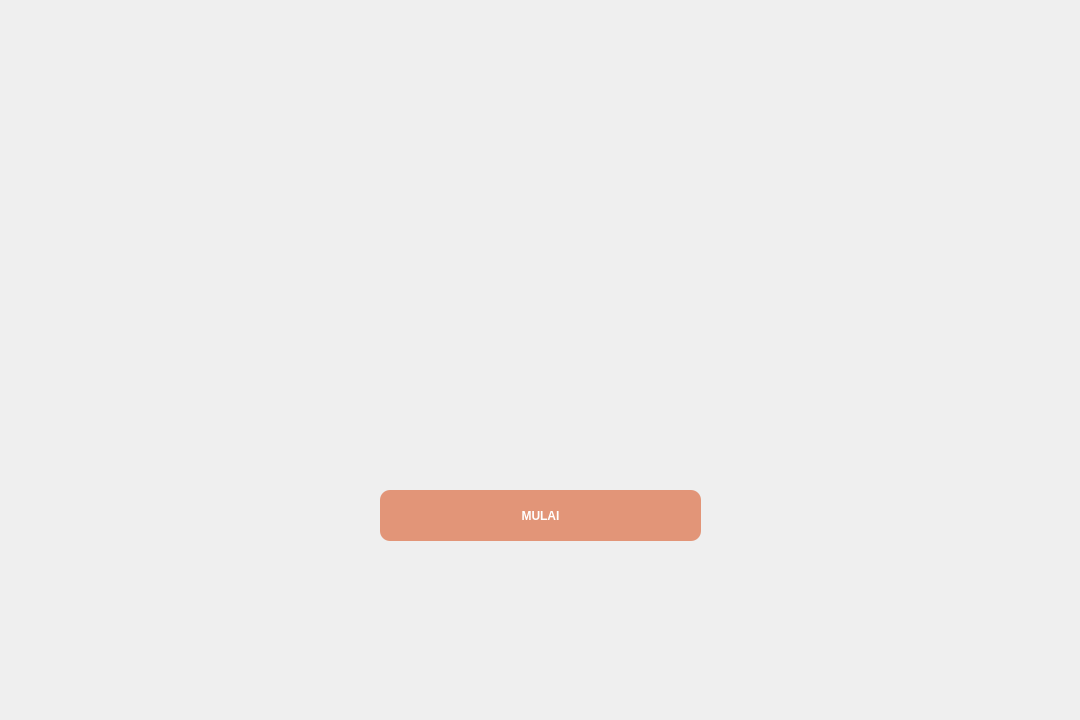
<?xml version="1.0" encoding="UTF-8"?>
<ui version="4.0">
 <class>Dialog</class>
 <widget class="QDialog" name="Dialog">
  <property name="geometry">
   <rect>
    <x>0</x>
    <y>0</y>
    <width>1080</width>
    <height>720</height>
   </rect>
  </property>
  <property name="windowTitle">
   <string>Dialog</string>
  </property>
  <property name="styleSheet">
   <string notr="true"/>
  </property>
  <widget class="QPushButton" name="pushButton">
   <property name="geometry">
    <rect>
     <x>380</x>
     <y>490</y>
     <width>321</width>
     <height>51</height>
    </rect>
   </property>
   <property name="styleSheet">
    <string notr="true">QPushButton {
border-radius : 10;
padding : 7px;
background-color : rgb(226, 149, 120);
font: 75 12pt &quot;Arial&quot;;
font: bold;
color: rgb(255, 255, 255);
}

QPushButton:hover {
background-color : rgb(186, 122, 98);
color: rgb(165, 165, 165);
}</string>
   </property>
   <property name="text">
    <string>MULAI</string>
   </property>
  </widget>
  <widget class="QLabel" name="label">
   <property name="geometry">
    <rect>
     <x>0</x>
     <y>0</y>
     <width>1081</width>
     <height>721</height>
    </rect>
   </property>
   <property name="text">
    <string/>
   </property>
   <property name="pixmap">
    <pixmap>welcomeScreen.jpg</pixmap>
   </property>
  </widget>
  <zorder>label</zorder>
  <zorder>pushButton</zorder>
 </widget>
 <resources>
  <include location="logo.qrc"/>
  <include location="bgScreen.qrc"/>
 </resources>
 <connections/>
</ui>
